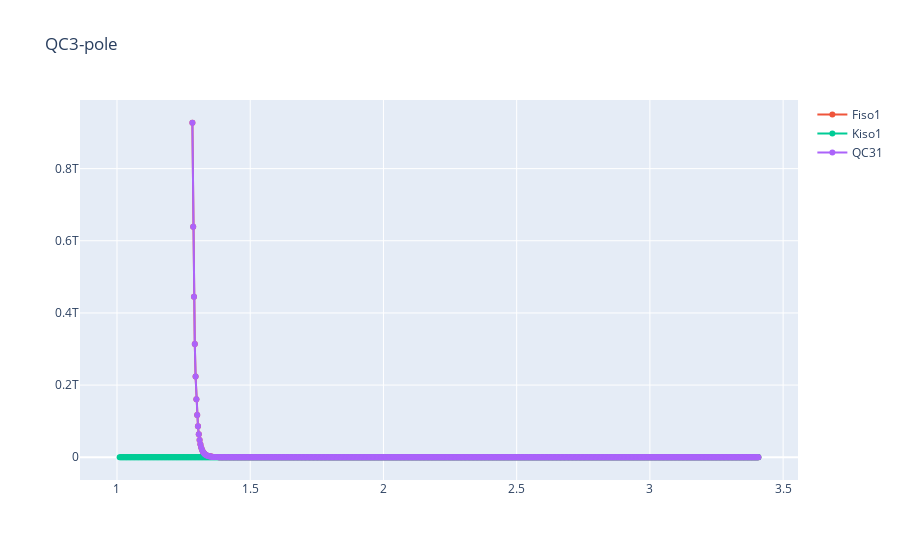

Notebook cell for this chart:
### Code cell
fig = px.line(  title='QC3-pole')
 
fig.add_scatter(x=ei, y=Fiso, mode = 'lines+markers',name='Fiso{0}'.format(1)  )
fig.add_scatter(x=ei, y=-Kiso, mode = 'lines+markers',name='Kiso{0}'.format(1)  )
fig.add_scatter(x=ei, y=Fiso+Kiso, mode = 'lines+markers',name='QC3{0}'.format(1)  )
#plt.legend()
#fig.update_layout(yaxis_range=[-2000,3000])
#fig.update_layout(xaxis_range=[3,3.2])

fig.show()   
Fiso

### Figure 1 — Plotly figure (JSON) as saved in the notebook; plotly's stock layout.template omitted (floating-point values rounded to 4 significant figures; data arrays with more than 128 entries replaced by an {"elided": "..."} marker saying what was removed)
{"data": [{"hovertemplate": "<extra></extra>", "legendgroup": "", "line": {"color": "#636efa", "dash": "solid"}, "marker": {"symbol": "circle"}, "mode": "lines", "name": "", "orientation": "v", "showlegend": false, "type": "scatter", "xaxis": "x", "yaxis": "y"}, {"mode": "lines+markers", "name": "Fiso1", "type": "scatter", "x": {"elided": "800 float values"}, "y": {"elided": "800 float values"}}, {"mode": "lines+markers", "name": "Kiso1", "type": "scatter", "x": {"elided": "800 float values"}, "y": {"elided": "800 float values"}}, {"mode": "lines+markers", "name": "QC31", "type": "scatter", "x": {"elided": "800 float values"}, "y": {"elided": "800 float values"}}], "layout": {"legend": {"tracegroupgap": 0}, "title": {"text": "QC3-pole"}, "xaxis": {"anchor": "y", "domain": [0, 1]}, "yaxis": {"anchor": "x", "domain": [0, 1]}}}
